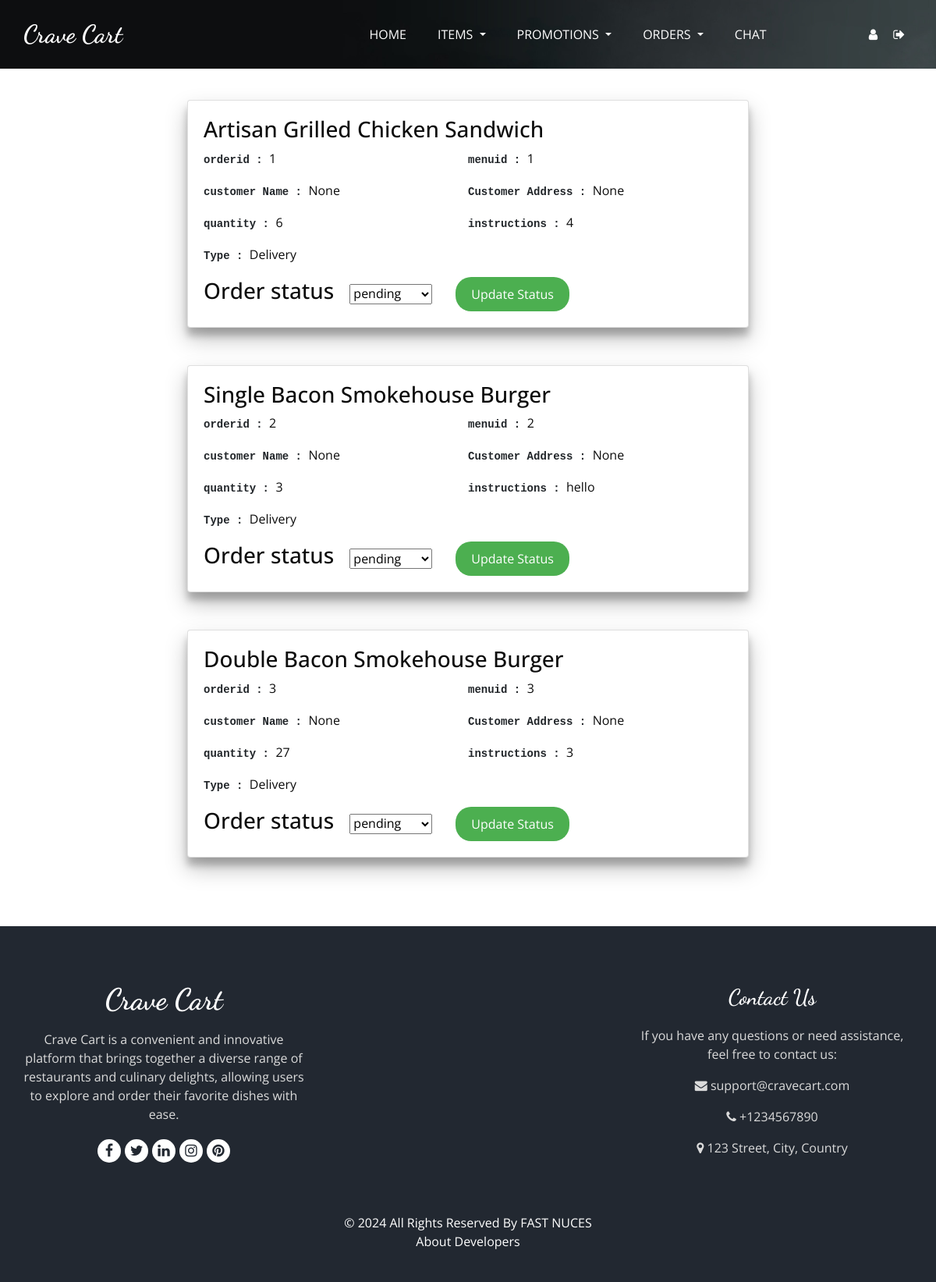
/placedOrders (signed in), run on an earlier commit of the app's database.
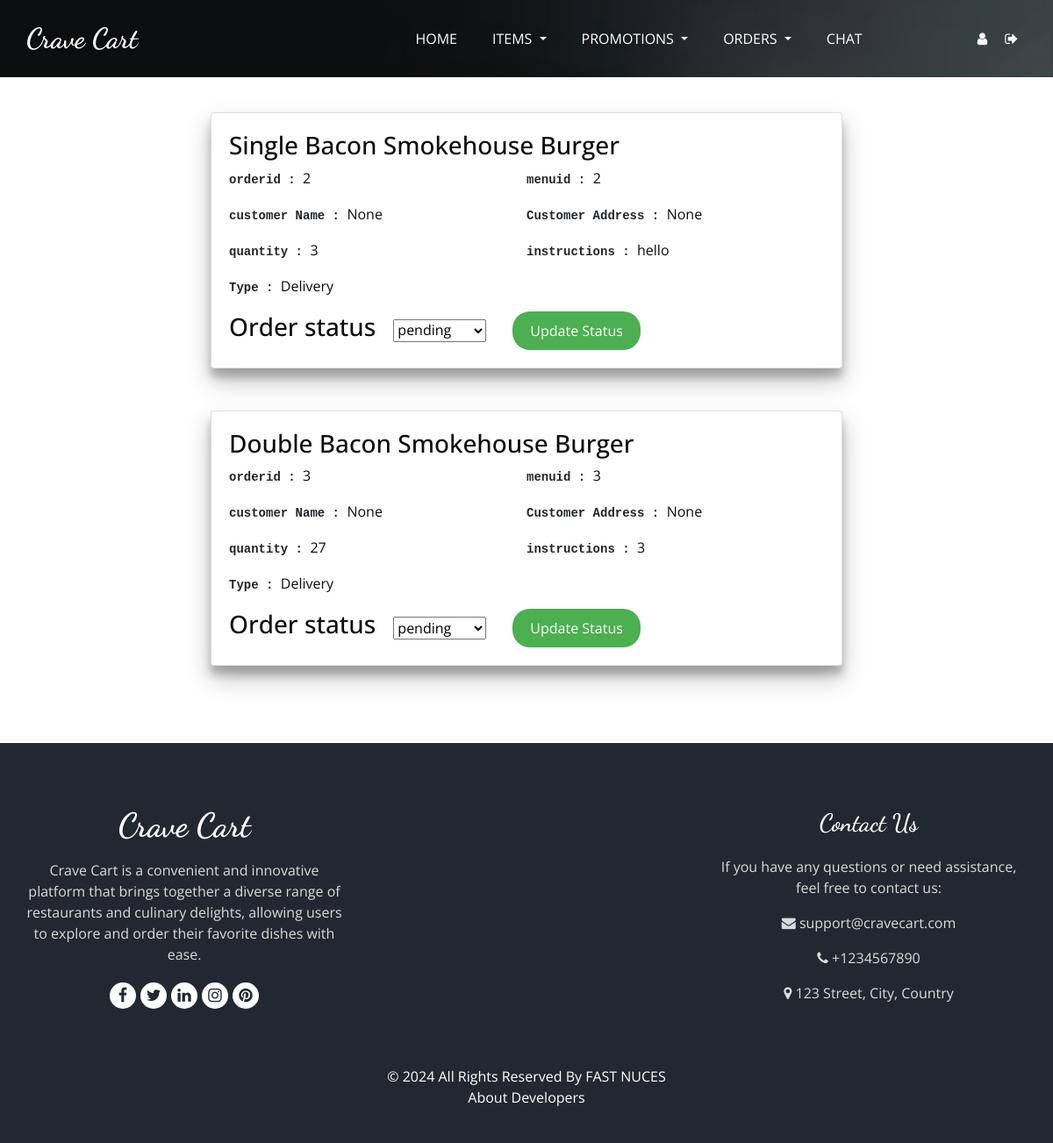
And on a later commit of the database.
### tables this page shows
CREATE TABLE Orders (
                        orderid INTEGER PRIMARY KEY AUTOINCREMENT,
                        menuid INTEGER,
                        customerid INTEGER,
                        status TEXT,
                        quantity INTEGER,
                        instructions TEXT,
                        Type TEXT,
                        Date TEXT,
                        FOREIGN KEY (menuid) REFERENCES Menus (MenuID) ON DELETE CASCADE,
                        FOREIGN KEY (customerid) REFERENCES Customers (CustomerID) ON DELETE SET NULL
                    );

CREATE TABLE Menus (
                        MenuID INTEGER PRIMARY KEY AUTOINCREMENT,
                        RestaurantID INTEGER,
                        ItemName TEXT,
                        Description TEXT,
                        Price REAL,
                        Category TEXT,
                        ImagePNG TEXT,
                        ImageJPG TEXT,
                        Rating INTEGER DEFAULT 0,
                        FOREIGN KEY (RestaurantID) REFERENCES Restaurants(RestaurantID) ON DELETE CASCADE
                    );

### RestaurantendPoints.py (the view, shortened to what this page needs)
@Restaurant.route('/placedOrders',methods=['GET','POST'])
def placedOrders():
    if 'username' not in session:
        return redirect(url_for('login'))
    if not DataBase.is_Restaurant(session['username'],session['email'],session['password']):
        return render_template('404.html'), 404
    data = DataBase.get_pending_orders(session['username'])
    return render_template('restaurant/placedOrders.html',data=data,length=len(data))

### DataBase.py (called while the page is built)
def is_Restaurant(id,email,password):
    try:
        cursor.execute('''SELECT * FROM Restaurants where RestaurantID=? AND email = ? AND password=?;''',[id,email,password])
        ans = cursor.fetchone()
        if ans:
            return True
        else:
            return False
    except Exception as e:
        print(e)
        return False

### templates/restaurant/placedOrders.html (shortened to what the changed rows need)
<!DOCTYPE html>
<html lang="en">
<head>
  <link rel="stylesheet" type="text/css" href="{{url_for('static',filename='css/bootstrap.css')}}" />
  <link rel="stylesheet" type="text/css" href="https://cdnjs.cloudflare.com/ajax/libs/OwlCarousel2/2.3.4/assets/owl.carousel.min.css" />
  <link rel="stylesheet" href="https://cdnjs.cloudflare.com/ajax/libs/jquery-nice-select/1.1.0/css/nice-select.min.css" />
  <link href="{{url_for('static',filename='css/font-awesome.min.css')}}" rel="stylesheet" />
  <link href="{{url_for('static',filename='css/style.css')}}" rel="stylesheet" />
  <link href="{{url_for('static',filename='css/responsive.css')}}" rel="stylesheet" />
</head>
<body class="sub_page">
  <div class="order-container">
  {%if length != 0%}
    {% for i in data%}
    <div class="card " style="box-shadow: rgba(0, 0, 0, 0.25) 0px 14px 28px, rgba(0, 0, 0, 0.22) 0px 10px 10px;">
       <div class="card-body">
        <h3> {{ i['ItemName'] }} </h3>
        <div class="order-card-container">
          <div class="order-card-item">  <pre >orderid : </pre> <p> {{ i['orderid'] }} </p></div>
        <div class="order-card-item">  <pre >menuid : </pre> <p> {{ i['menuid'] }} </p></div>
        <div class="order-card-item">  <pre >customer Name : </pre> <p> {{ i['customerName'] }} </p></div>
        <div class="order-card-item">  <pre >Customer Address : </pre> <p> {{ i['address'] }} </p></div>
        <div class="order-card-item">  <pre >quantity : </pre> <p> {{ i['quantity'] }} </p></div>
        <div class="order-card-item">  <pre >instructions : </pre> <p> {{ i['instructions'] }} </p></div>
        <div class="order-card-item">  <pre >Type : </pre> <p> {{ i['Type'] }} </p></div>
        </div>
          <form class="order-status-form" action="/placedOrders" method="POST">
            <h3 >Order status</h3>
            <select id="status" name="status" >
              <option value="pending" {{ "selected" if i['status'] == "pending" else "" }}>pending</option>
            </select>
            {%if i['status'] != "complete"%}
            <button class="update-button" type="submit">Update Status</button>
            {%endif%}
          </form>
        </div>
    </div>
    <br><br>
    {%endfor%}
  {%else%}
  <br><br><br><br><br><br><br><br><br><br><br><br><br>
    <h1 style="margin-left:600px;font-size:80px;">No order in queue</h1>
    <br><br><br><br><br><br><br><br><br><br><br><br><br><br><br>
    {%endif%}
  </div>
</body>
</html>

What changed in the data, as far as the page shows it:
no longer on this page (row edited): Orders: ItemName "Artisan Grilled Chicken Sandwich", orderid "1", menuid "1", customerName "None", address "None", quantity "6", instructions "4", Type "Delivery", status "Update Status"
